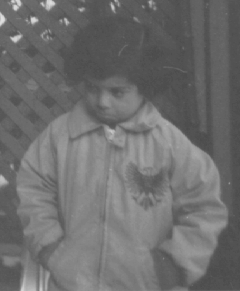
%> input picture lab4/pout.bmp, 240 x 291 px
$ octave lab4_7.m   (GNU Octave 9; MATLAB toolbox functions it lacks are replaced by stand-ins)
%> lines starting %> are read from the running program, lines starting %| are printed output that depends on the picture
img1 = imread('pout.bmp');
%> img1 is the input picture: size 291x240 uint8; min 74, max 224, mean 110.3
img2 = imread('Girl.bmp');
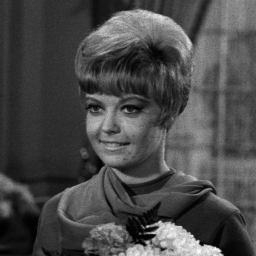
%> input picture lab4/Girl.bmp, 256 x 256 px
%> img2 is the input picture: size 256x256 uint8; min 0, max 254, mean 73.6

% 输入阈值，n值
threshold = input("please input threshold:");
%> the answer given: 100
n_BHPF = input("please input n_BHPF:");
%> the answer given: 3
n_GHPF = input("please input n_GHPF:");
%> the answer given: 3

subplot(2,4,1);
imshow(img1, []);
title('pout.bmp');

subplot(2,4,2);
imshow(IHPF(img1, threshold), []);
title('Pout-理想高通滤波器');

subplot(2,4,3);
imshow(BHPF(img1, threshold, n_BHPF), []);
title('Pout-巴特沃斯高通滤波器');

subplot(2,4,4);
imshow(GHPF(img1, threshold, n_GHPF), []);
title('Pout-高斯高通滤波器');

subplot(2,4,5);
imshow(img2, []);
title('Girl.bmp');

subplot(2,4,6);
imshow(IHPF(img2, threshold), []);
title('Girl-理想高通滤波器');

subplot(2,4,7);
imshow(BHPF(img2, threshold, n_BHPF), []);
title('Girl-巴特沃斯高通滤波器');

subplot(2,4,8);
imshow(GHPF(img2, threshold, n_GHPF), []);
title('Girl-高斯高通滤波器');

% 理想高通滤波器(Ideal High-Pass Filter, IHPF)
function out = IHPF(in, thre)
%> called with thre = 100
    [r,l,~] = size(in);
%> r = 291; l = 240
    % 傅里叶变换并移动低频
    F = fft2(in);
    f_shift = fftshift(F);
    % 频率坐标
    [u,v] = meshgrid(-l/2 : l/2-1, -r/2 : r/2-1);
    % 计算到原点的距离
    dist = hypot(u,v);
    % 滤波器函数 H(u,v) 小于阈值时为 1，大于阈值时为 0
    H = (dist > thre);
    % 滤波后的图像
    graph = f_shift .* H;
    % 傅里叶逆变换
    out = abs(ifft2(ifftshift(graph)));
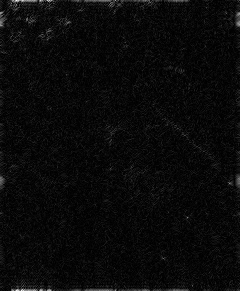
%> out: size 291x240 double; min 0.00135, max 21.33, mean 0.9; drawn with min black and max white
end

% 巴特沃斯高通滤波器(Butterworth High-Pass Filter, BHPF)
function out = BHPF(in, thre, n)
%> called with thre = 100, n = 3
    [r,l,~] = size(in);
    % 傅里叶变换并移动低频
    F = fft2(in);
    f_shift = fftshift(F);
    % 频率坐标
    [u,v] = meshgrid(-l/2 : l/2-1, -r/2 : r/2-1);
    % 到原点的距离
    dist = hypot(u,v);
    % 滤波器函数 H(u,v) = 1/(1+(D(u,v)/D0)^2n))
    H = 1 ./ (1 + ((thre ./ dist) .^ (2 * n)));
    % 滤波后的图像
    graph = f_shift .* H;
    % 傅里叶逆变换
    out = abs(ifft2(ifftshift(graph)));
end

% 高斯高通滤波器(Gaussian High-Pass Filter, GHPF)
function out = GHPF(in, thre, n)
%> called with thre = 100, n = 3
    [r,l,~] = size(in);
    % 傅里叶变换并移动低频
    F = fft2(in);
    f_shift = fftshift(F);
    % 频率坐标
    [u,v] = meshgrid(-l/2 : l/2-1, -r/2 : r/2-1);
    % 计算到原点的距离
    dist = hypot(u,v);
    % 滤波器函数 H(u,v) = exp(-(D(u,v)/threshold)^n)
    H = exp(-(thre ./ dist) .^ n);
    % 滤波后的图像
    graph = f_shift .* H;
    % 傅里叶逆变换
    out = abs(ifft2(ifftshift(graph)));
%> call 2 of IHPF, with thre = 100
%> in IHPF (call 2), `out = abs(ifft2(ifftshift(graph)));`:
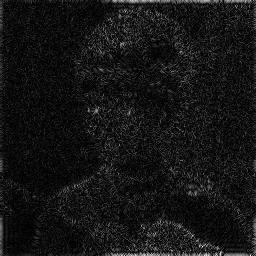
%> out: size 256x256 double; min 6.85e-05, max 28.97, mean 2.4; drawn with min black and max white
%> call 2 of BHPF, with thre = 100, n = 3
%> in BHPF (call 2), `out = abs(ifft2(ifftshift(graph)));`:
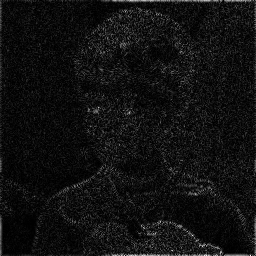
%> out: size 256x256 double; min 3.54e-06, max 27.35, mean 1.9; drawn with min black and max white
end

% 振铃效应: 在信号的边缘或者图像的边界处出现的波动现象，在图像中表现为条纹的形式
% 原因或许是如理想高通滤波器，截止比较陡峭
